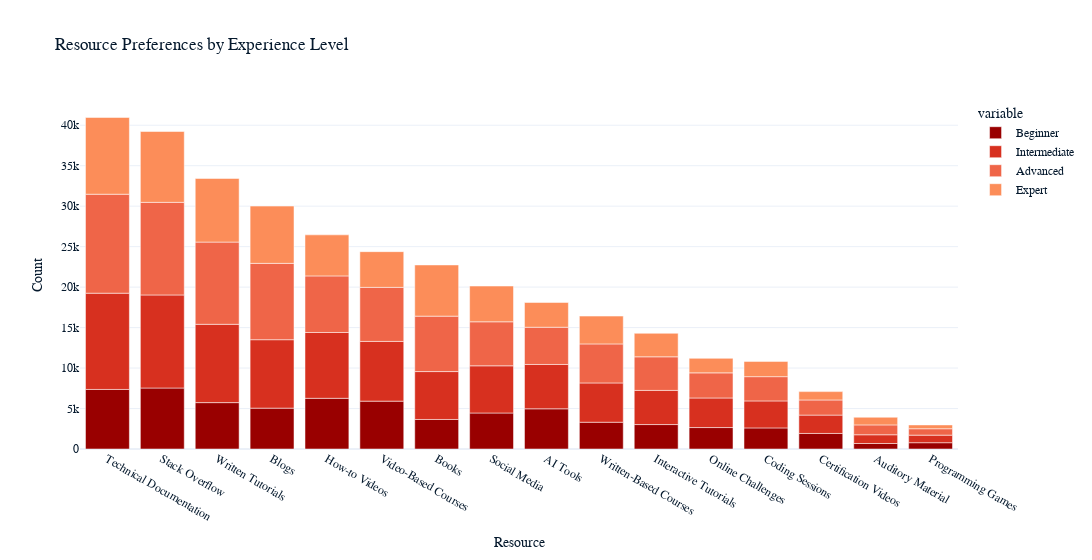

Write notebook code for a chart like this one.
### Code cell
color_map = {'Beginner': '#990000', 'Intermediate': '#d7301f', 'Advanced': '#ef6548', 'Expert': '#fc8d59'}
fig = px.bar(
    graph, 
    x=graph.index, 
    y=['Beginner','Intermediate','Advanced','Expert'],
    text=graph["Sum"],
    color_discrete_map=color_map,
    title="Resource Preferences by Experience Level"
)

fig.update_traces(hovertemplate="<b>%{x}</b><br><b>%{data.name}:</b> %{y:,}<br><b>Total:</b> %{text:,}<extra></extra>",
                  hoverinfo='none',
                  textposition='none'
                 )

fig.update_layout(
    yaxis_title='Count',
    width=1250
)

fig.show()

### Figure 1 — Plotly figure (JSON) as saved in the notebook; plotly's stock layout.template omitted (floating-point values rounded to 4 significant figures)
{"data": [{"alignmentgroup": "True", "hoverinfo": "none", "hovertemplate": "<b>%{x}</b><br><b>%{data.name}:</b> %{y:,}<br><b>Total:</b> %{text:,}<extra></extra>", "legendgroup": "Beginner", "marker": {"color": "#990000", "pattern": {"shape": ""}}, "name": "Beginner", "offsetgroup": "Beginner", "orientation": "v", "showlegend": true, "text": [40961, 39227, 33423, 30011, 26457, 24382, 22739, 20133, 18106, 16420, 14294, 11201, 10824, 7089, 3922, 2974], "textposition": "none", "type": "bar", "x": ["Technical Documentation", "Stack Overflow", "Written Tutorials", "Blogs", "How-to Videos", "Video-Based Courses", "Books", "Social Media", "AI Tools", "Written-Based Courses", "Interactive Tutorials", "Online Challenges", "Coding Sessions", "Certification Videos", "Auditory Material", "Programming Games"], "xaxis": "x", "y": [7360, 7534, 5731, 5049, 6264, 5913, 3649, 4446, 4965, 3308, 3020, 2649, 2606, 1921, 680, 779], "yaxis": "y"}, {"alignmentgroup": "True", "hoverinfo": "none", "hovertemplate": "<b>%{x}</b><br><b>%{data.name}:</b> %{y:,}<br><b>Total:</b> %{text:,}<extra></extra>", "legendgroup": "Intermediate", "marker": {"color": "#d7301f", "pattern": {"shape": ""}}, "name": "Intermediate", "offsetgroup": "Intermediate", "orientation": "v", "showlegend": true, "text": [40961, 39227, 33423, 30011, 26457, 24382, 22739, 20133, 18106, 16420, 14294, 11201, 10824, 7089, 3922, 2974], "textposition": "none", "type": "bar", "x": ["Technical Documentation", "Stack Overflow", "Written Tutorials", "Blogs", "How-to Videos", "Video-Based Courses", "Books", "Social Media", "AI Tools", "Written-Based Courses", "Interactive Tutorials", "Online Challenges", "Coding Sessions", "Certification Videos", "Auditory Material", "Programming Games"], "xaxis": "x", "y": [11889, 11497, 9674, 8456, 8133, 7379, 5917, 5833, 5480, 4852, 4220, 3656, 3334, 2265, 1081, 935], "yaxis": "y"}, {"alignmentgroup": "True", "hoverinfo": "none", "hovertemplate": "<b>%{x}</b><br><b>%{data.name}:</b> %{y:,}<br><b>Total:</b> %{text:,}<extra></extra>", "legendgroup": "Advanced", "marker": {"color": "#ef6548", "pattern": {"shape": ""}}, "name": "Advanced", "offsetgroup": "Advanced", "orientation": "v", "showlegend": true, "text": [40961, 39227, 33423, 30011, 26457, 24382, 22739, 20133, 18106, 16420, 14294, 11201, 10824, 7089, 3922, 2974], "textposition": "none", "type": "bar", "x": ["Technical Documentation", "Stack Overflow", "Written Tutorials", "Blogs", "How-to Videos", "Video-Based Courses", "Books", "Social Media", "AI Tools", "Written-Based Courses", "Interactive Tutorials", "Online Challenges", "Coding Sessions", "Certification Videos", "Auditory Material", "Programming Games"], "xaxis": "x", "y": [12226, 11441, 10158, 9428, 6989, 6676, 6848, 5437, 4598, 4823, 4150, 3101, 2998, 1873, 1218, 792], "yaxis": "y"}, {"alignmentgroup": "True", "hoverinfo": "none", "hovertemplate": "<b>%{x}</b><br><b>%{data.name}:</b> %{y:,}<br><b>Total:</b> %{text:,}<extra></extra>", "legendgroup": "Expert", "marker": {"color": "#fc8d59", "pattern": {"shape": ""}}, "name": "Expert", "offsetgroup": "Expert", "orientation": "v", "showlegend": true, "text": [40961, 39227, 33423, 30011, 26457, 24382, 22739, 20133, 18106, 16420, 14294, 11201, 10824, 7089, 3922, 2974], "textposition": "none", "type": "bar", "x": ["Technical Documentation", "Stack Overflow", "Written Tutorials", "Blogs", "How-to Videos", "Video-Based Courses", "Books", "Social Media", "AI Tools", "Written-Based Courses", "Interactive Tutorials", "Online Challenges", "Coding Sessions", "Certification Videos", "Auditory Material", "Programming Games"], "xaxis": "x", "y": [9486, 8755, 7860, 7078, 5071, 4414, 6325, 4417, 3063, 3437, 2904, 1795, 1886, 1030, 943, 468], "yaxis": "y"}], "layout": {"barmode": "relative", "legend": {"title": {"text": "variable"}, "tracegroupgap": 0}, "title": {"text": "Resource Preferences by Experience Level"}, "width": 1250, "xaxis": {"anchor": "y", "domain": [0, 1], "title": {"text": "Resource"}}, "yaxis": {"anchor": "x", "domain": [0, 1], "title": {"text": "Count"}}}}
